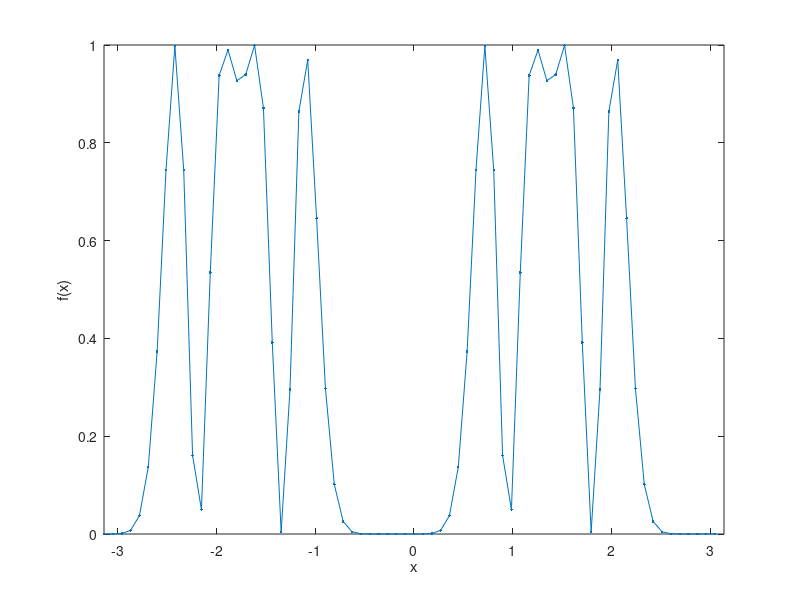
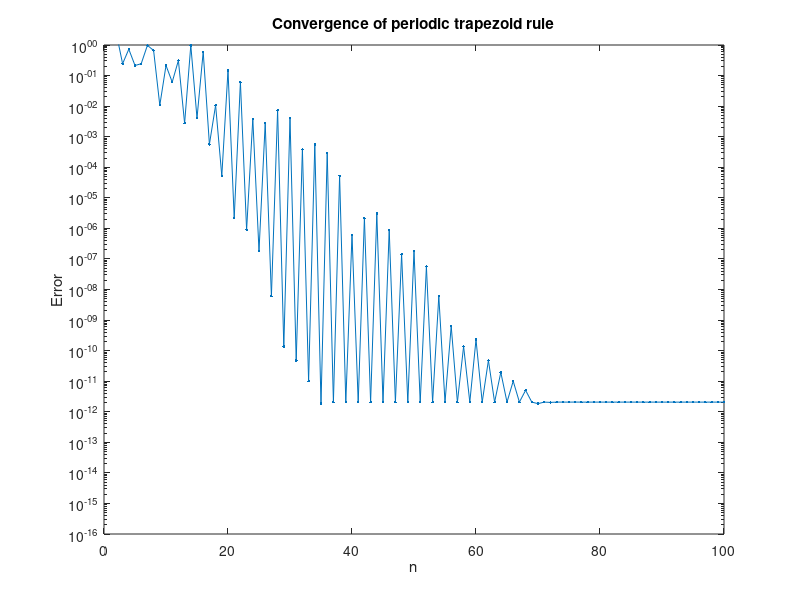
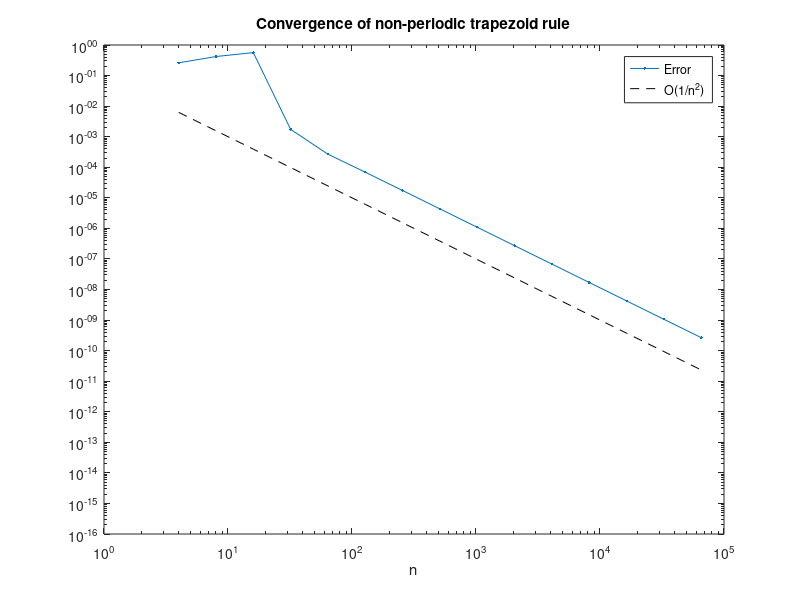

Here is the MATLAB script that generated these plots, in order:
% Periodic trapezoid rule demonstration

n = 70;
f = @(x) sin(5*cos(x-1.3798712).^5).^2;

h = 2*pi/n;
x = -pi:h:pi-h;

inttrue = integral(f,-pi,pi,'RelTol',1e-15);
intptr = h*sum(f(x));  % Because f is periodic, trapezoid rule identical to left endpoint rule

fprintf('True integral: %g\n',inttrue)
fprintf('Periodic trapezoid rule: %g\n',intptr)
fprintf('Error: %g\n',abs(inttrue-intptr))

% Plot function on integration grid
figure(1);
plot(x,f(x),'.-')
xlim([-pi,pi])
xlabel('x')
ylabel('f(x)')

% Convergence study
ns = 1:100;
errs = zeros(size(ns));

for i = 1:length(ns)
    n = ns(i);
    h = 2*pi/n;
    x = -pi:h:pi-h;
    errs(i) = abs(inttrue - h*sum(f(x)));
end

figure(2);
semilogy(ns,errs,'.-')
ylim([1e-16,1])
xlabel('n')
ylabel('Error')
title('Convergence of periodic trapezoid rule')

% Now make the function slightly non-periodic and repeat convergence study
g = @(x) sin(5*cos(1.1*x-1.3798712).^5).^2;
inttrue = integral(g,-pi,pi,'RelTol',1e-15);

ns = 2.^(2:16);
errs = zeros(size(ns));

for i = 1:length(ns)
    n = ns(i);
    h = 2*pi/n;
    x = -pi:h:pi;
    errs(i) = abs(inttrue - h*trapz(g(x)));
end

figure(3);
loglog(ns,errs,'.-',ns,0.1./ns.^2,'k--')
ylim([1e-16,1])
xlabel('n')
legend('Error','O(1/n^2)')
title('Convergence of non-periodic trapezoid rule')
